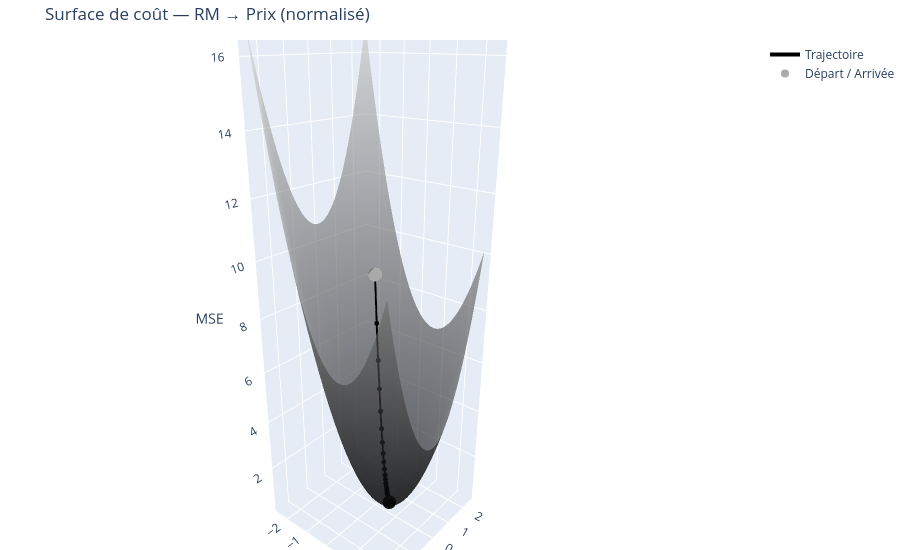

Here is the notebook cell this chart was saved with:
### Code cell
import numpy as np
import plotly.graph_objects as go

x_rm = x_train_full[:, 5]
y    = y_train

x_n = (x_rm - x_rm.mean()) / x_rm.std()
y_n = (y    - y.mean())    / y.std()

# Descente de gradient manuelle
a, b = -1.5, 1.8
lr   = 0.06
traj = [(a, b)]
for _ in range(100):
    err = a * x_n + b - y_n
    a  -= lr * 2 / len(x_n) * (err @ x_n)
    b  -= lr * 2 / len(x_n) * err.sum()
    traj.append((a, b))

def mse(aa, bb):
    return np.mean((aa * x_n + bb - y_n) ** 2)

ag = np.linspace(-2.5, 2.5, 80)
bg = np.linspace(-2.5, 2.5, 80)
A, B = np.meshgrid(ag, bg)
Z    = np.vectorize(mse)(A, B)

ta, tb = zip(*traj)
tz     = [mse(a_, b_) for a_, b_ in traj]

fig = go.Figure()

# Surface de coût
fig.add_trace(go.Surface(
    x=ag, y=bg, z=Z,
    colorscale='gray', opacity=0.6,
    showscale=False,
))

# Trajectoire
fig.add_trace(go.Scatter3d(
    x=ta, y=tb, z=tz,
    mode='lines+markers',
    line=dict(color='black', width=4),
    marker=dict(size=3, color='black'),
    name='Trajectoire',
))

# Points départ / arrivée
fig.add_trace(go.Scatter3d(
    x=[ta[0], ta[-1]], y=[tb[0], tb[-1]], z=[tz[0], tz[-1]],
    mode='markers',
    marker=dict(size=8, color=['#AAAAAA', '#111111']),
    name='Départ / Arrivée',
))

fig.update_layout(
    scene=dict(
        xaxis_title='a',
        yaxis_title='b',
        zaxis_title='MSE',
        camera=dict(eye=dict(x=1.5, y=-1.8, z=1.0)),
    ),
    title='Surface de coût — RM → Prix (normalisé)',
    margin=dict(l=0, r=0, t=40, b=0),
    height=550,
)
fig.show()
